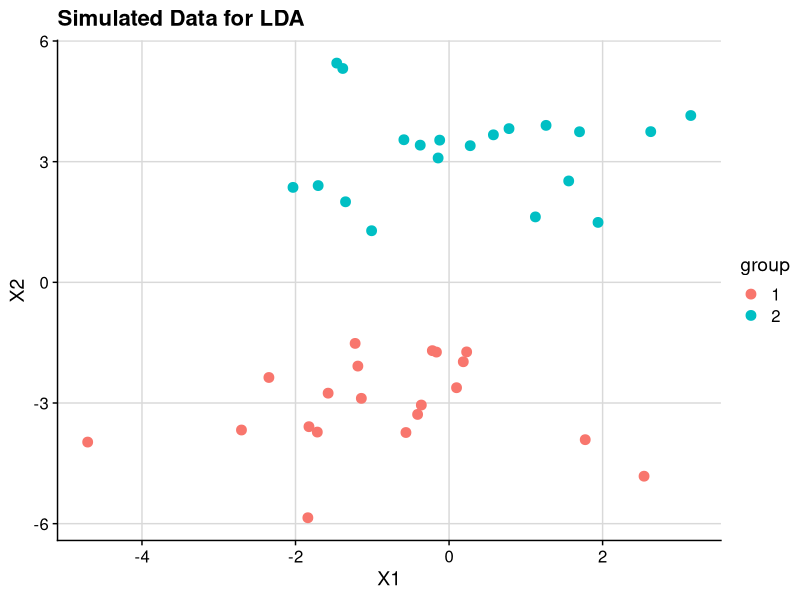

This figure's R source: (Note: this script raises an error after producing the figure.)
# Multivariate Analysis Section B: Fishers Linear Discriminant Analysis
# 7 June 2026
# Isabella Lethbridge 

#-------------------------------------------------------------------------------
# Two Group Example
#-------------------------------------------------------------------------------
# Setup:
set.seed(2025)
library(ggplot2)
library(cowplot)
library(dplyr)

# Simulate data for 2 groups (p=2):
n     = 20
Sigma = matrix(c(3,0,0,1),2,2)
means = list(c(-0.5,-3),c(0.5,3))
dat   = do.call(rbind,lapply(1:2, function(i){
  data.frame(group=factor(i),
             MASS::mvrnorm(n,mu=means[[i]],Sigma=Sigma))
}))
colnames(dat)[-1]=c("X1","X2")
ggplot(dat,
       aes(x=X1,y=X2,color=group)) +
  geom_point(size=3) +
  theme_cowplot() +
  background_grid(major="xy") +
  labs(title="Simulated Data for LDA",x="X1",y="X2")

# Obtain matric W^-1B:
# Extract predictors 
X = as.matrix(dat[,2:3])

# No. different responses:
g = length(unique(dat$group))

# Store no. obs from each group in table:
n_i = table(dat$group)

# Calculate overall mean:
bar_overall = colMeans(X)

# Calculate group means:
bar_group = dat|>
  group_by(group)|>
  summarise(
    across(starts_with("X"),mean),
    .groups='drop'
  )|>
  select(-group)|>
  as.matrix()

# No. predictors 
p = ncol(X)
B = matrix(NA,nrow=p,ncol=p)
W = matrix(NA,nrow=p,ncol=p)

# For loop to calculate B:
for (i in 1:g)
{
  dev = as.matrix(bar_group[i,]-bar_overall)
  print(dev)
  B = B+n_i[i]*(dev%*%t(dev))
}

# For loop to calculate W:
for (i in 1:g)
{
  Xi = X[dat$group==i,] # extract data belonging to group i
  W  = W+cov(Xi)*(ni_[i]-1)
}

# Miguels method: 
B = Reduce(`+`,lapply(1:g,function(i){
  n_i[i]*(bar_group[i,]-bar_overall)%*%t(bar_group[i,]-bar_overall)
}))

W <- Reduce(`+`, lapply(1:g, function(i){
  Xi <- X[dat$group==i,]
  cov(Xi) * (n_i[i]-1)
}))

# Eigen decomposition:
inv_WB  = solve(W)%*%B
eig_obj = eigen(inv_WB)
eig_vec = eig_obj$vectors # this is a in notes

# Calculate pooled variance:
S_pooled = W/(sum(n_i)-g)

# Calculate:
sd_vec = diag(t(eig_vec)%*%S_pooled%*%eig_vec)|>sqrt()

eig_vec = eig_vec%*%diag(1/sd_vec)

# Plot first new variable:
dat$LD1 = as.numeric(as.matrix(X)%*%eig_vec[,1])

# Plot LD1 histogram
ggplot(dat,
       aes(x=LD1,fill=group))+
  geom_histogram(alpha=0.6,position="identity",bins=20)+
  theme_cowplot()+
  labs(title="LDA Projection (First Discriminant)",x="LD1",y="Count")

# The first PC weighs heavily on second variable:
eig_obj = eigen(cov(X))
eig_obj$vectors[,1:2]|> 
  signif(2)|> 
  knitr::kable(
    col.names=c("PC1", "PC2"),
    caption="Eigenvectors of $X'X$ (Principal Components)"
  )

# Plot of first two linear discriminants is essentially the same as the plot of the raw data but with axes flipped:
dat$LD2 = as.numeric(as.matrix(X)%*%eig_vec[,2])
ggplot(dat,aes(x=LD1,y=LD2,color=group)) +
  geom_point()+
  theme_cowplot()+
  background_grid(major = "xy")+
  labs(title="LDA Projection (First Two Discriminants)",x="LD1",y="LD2")

# Loading vectors are same as those from MASS:lda:
MASS::lda(group ~ .,data=dat[,1:3])$scaling|>
  signif(2)|>
  knitr::kable(
    col.names=c("LD1", "LD2"),
    caption="Loading Vectors from `MASS::lda`"
  )

#-------------------------------------------------------------------------------
# Multiple-group Example
#-------------------------------------------------------------------------------
# Setup:
set.seed(2025)
library(ggplot2)
library(cowplot)
library(dplyr)
library(knitr)

# Simulate five groups, p = 10
n = 20       # observations per group
p = 10       # number of variables

# Common covariance
# Diagonal matrix with variance 3 on X1, and 1 on X2–X10
Sigma = diag(c(3,rep(1,p-1)))

# Define group means so that they differ along the first five dimensions:
means = lapply(1:5,function(i){
  mu = rep(0,p)
  mu[i] = 3*(i-3)             # shifts:−6,−3,0,3,6 on dimension i
  mu
})

# Simulate the data:
dat = do.call(rbind,lapply(1:5,function(i) {
  data.frame(
    group = factor(i),
    MASS::mvrnorm(n,mu=means[[i]],Sigma=Sigma)
  )
}))

# Name the columns X1…X10:
colnames(dat)[-1] = paste0("X",seq_len(p))

head(dat)

# Step 1: Dimensions 
X   = as.matrix(dat[,-1])        # predictor variables 
g   = length(unique(dat$group))  # no. groups 
n_i = table(dat$group)           # no. obs per group

bar_overall = colMeans(X)        # predictor means 
bar_group   = dat|>              # group means 
  group_by(group)|>
  summarise(
    across(everything(),mean),
    .groups='drop'
  )|>
  select(-group)|>
  as.matrix()

# Step 2: Calculate B and W
# Calculate B:
B = Reduce(`+`,lapply(1:g,function(i){
  n_i[i]*(bar_group[i,]-bar_overall)%*%t(bar_group[i,]-bar_overall)
}))

# Calculate W:
W = Reduce(`+`,lapply(1:g,function(i){
  Xi=X[dat$group==i,]
  cov(Xi)*(n_i[i]-1)
}))

# Step 3: Eigen decomposition
inv_WB   = solve(W)%*%B
eig_WB   = eigen(inv_WB)
eig_vec  = eig_WB$vectors|>
  Re()
S_pooled = W/(sum(n_i)-g)
sd_vec   = diag(t(eig_vec)%*%S_pooled%*%eig_vec)
sd_vec   = sqrt(sd_vec)
eig_vec  = eig_vec%*%diag(1/sd_vec)
eig_vec  = eig_vec[,1:2]

display_tbl = data.frame(
  "Variable" = paste0("V",seq_len(nrow(eig_vec))),
                "LD1"=eig_vec[,1]|>
                  signif(2),
                "LD2"=eig_vec[,2]|>
                  signif(2)
)

kable(
  display_tbl,
 col.names = c("Variable","LD1","LD2"),
 caption = "Scaled eigenvectors pf $W^{-1}B$ (loading vectors)."
)

# Step 4: Calculate scores
scores = X%*%eig_vec

# Add scores to datadset:
dat$LD1 = as.numeric(scores[,1])
dat$LD2 = as.numeric(scores[,2])

# Step 5: Plot first two scores to visualise class separation
# Pretty colours:
col_vec <- c(
  "#1b9e77",
  "#d95f02",
  "#7570b3",
  "#e7298a",
  "#66a61e"
) |>
  toupper()

# Plot scores:
ggplot(dat,
       mapping=aes(x=LD1,y=LD2,colour=group))+
  geom_point(size=3,alpha=0.8)+
  theme_minimal()+
  labs(
    title="LDA projection of first two discriminants",
    x = "LD1",
    y = "LD2"
  )+
  scale_colour_manual(
    values=col_vec,
    name="Group"
  )
# Step 6: Interpret 
# Check with built in library:
MASS::lda(group~.,data=dat[,1:11])$scaling[,1:2]|>
  signif(2)
